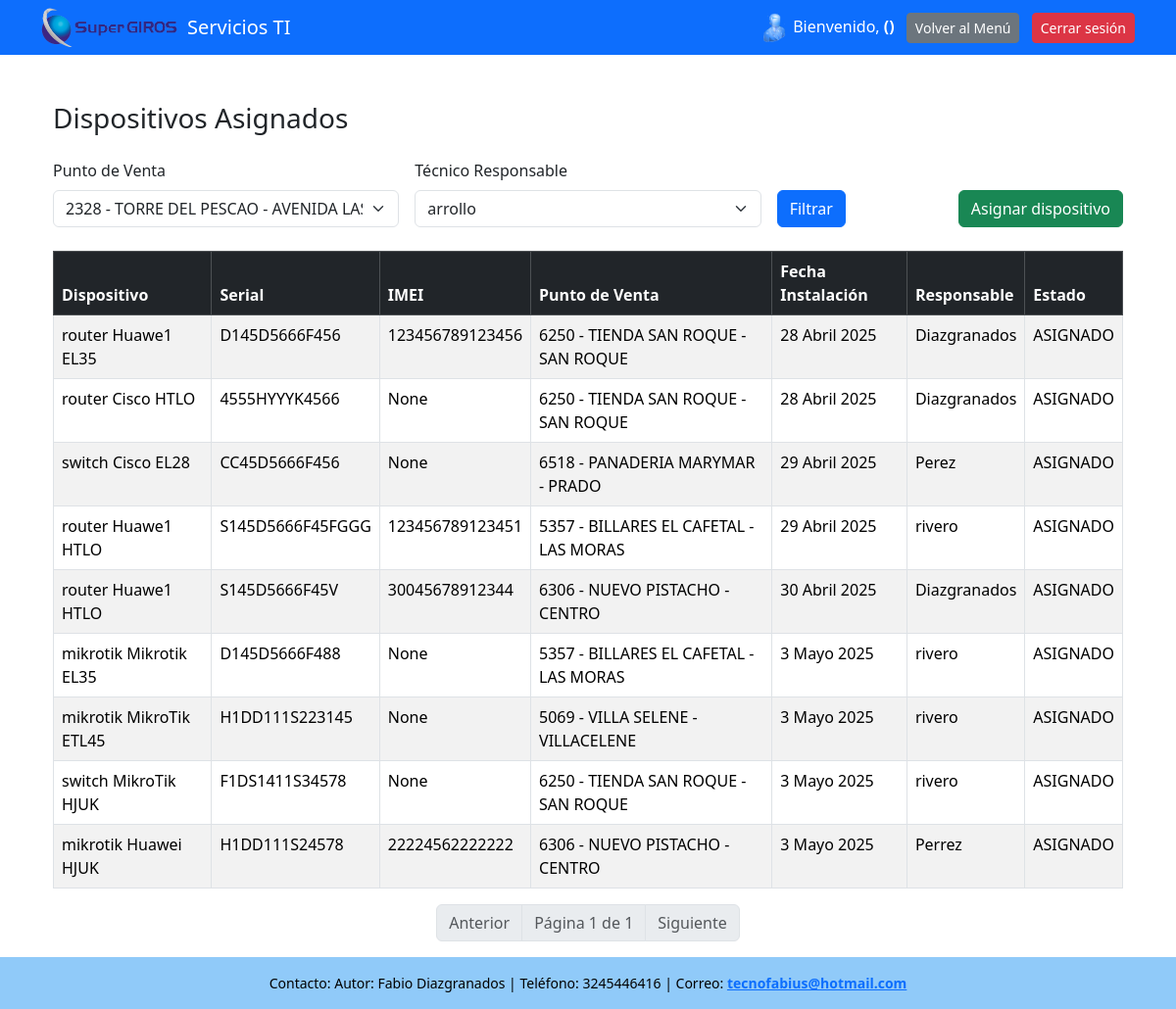
/dispositivos-asignados/ (signed in), run on the app's committed database.
### servicios_ti/models.py (models this page shows, shortened)
class DispositivoPunto(models.Model):
    ESTADO = [
        ('SIN_ASIGNAR', 'SIN_ASIGNAR'),
        ('ASIGNADO', 'ASIGNADO'),
    ]
    dispositivo = models.ForeignKey(Dispositivo, on_delete=models.CASCADE)
    punto_venta = models.ForeignKey(PuntoVenta, on_delete=models.CASCADE)
    fecha_instalacion = models.DateField()
    nombre_responsable = models.ForeignKey(
        Usuario,
        on_delete=models.CASCADE,
        limit_choices_to=Q(rol='tecnico') | Q(rol='comunicaciones') | Q(rol='administrador')
    )
    estado = models.CharField(max_length=100, choices=ESTADO,null=False)

class Dispositivo(models.Model):
    TIPOS = [
        ('router', 'Router'),
        ('mikrotik', 'Mikrotik'),
        ('switch', 'Switch'),
        ('radio', 'Radio')
    ]
    OPERADOR = [
        ('tigo', 'Tigo'),
        ('claro', 'Claro'),
        ('movistar', 'Movistar'),
        ('no', 'No')
    ]
    ESTADO = [
        ('SIN_ASIGNAR', 'SIN_ASIGNAR'),
        ('ASIGNADO', 'ASIGNADO'),
    ]
    tipo = models.CharField(max_length=100, choices=TIPOS)
    marca = models.CharField(max_length=100)
    modelo = models.CharField(max_length=100)
    serial = models.CharField(max_length=100,unique=True)
    imei = models.CharField(max_length=15, unique=True, null=True, blank=True)
    operador = models.CharField(max_length=100, choices=OPERADOR)
    numero_sincard = models.CharField(max_length=15,null=True, blank=True, unique=True)
    descripcion = models.TextField(null=True, blank=True)
    estado = models.CharField(max_length=100, choices= ESTADO)

class PuntoVenta(models.Model):
    objects = None
    MODALIDAD = [
        ('local', 'Local'),
        ('compumovil', 'Compumovil'),
    ]
    numero_punto = models.PositiveIntegerField(unique=True)
    nombre = models.CharField(max_length=255)
    direccion = models.CharField(max_length=255)
    modalidad = models.CharField(max_length=25, choices=MODALIDAD)
    rango_valor = models.PositiveIntegerField()
    zona = models.ForeignKey(Zona, on_delete=models.CASCADE)  # Relación nueva con Zona

class Usuario(models.Model):
    ROLES = [
        ('administrador', 'Administrador'),
        ('tecnico', 'Técnico'),
        ('comunicaciones', 'Comunicaciones')
    ]
    nombre_usuario= models.CharField(max_length=100)
    apellido = models.CharField(max_length=100)
    rol = models.CharField(max_length=50, choices=ROLES)
    password_usuario = models.CharField(max_length=20)
    email = models.EmailField('correo electrónico', unique=True)
    USERNAME_FIELD = 'nombre_usuario'
    REQUIRED_FIELDS = ['username', 'nombre_completo', 'rol']

### servicios_ti/views.py (the view)
# urls.py: path('dispositivos-asignados/', views.dispositivos_asignados, name='dispositivos_asignados'),
def dispositivos_asignados(request):
    if 'usuario_id' not in request.session:
        return redirect('login')
    dispositivos_asignados = DispositivoPunto.objects.select_related(
        'dispositivo', 'punto_venta', 'nombre_responsable'
    )
    punto_venta_id= request.GET.get('punto_venta') or ''
    tecnico_id  = request.GET.get('tecnico') or ''
    if punto_venta_id:
        dispositivos_asignados = dispositivos_asignados.filter(punto_venta__id=punto_venta_id)
    if tecnico_id:
        dispositivos_asignados = dispositivos_asignados.filter(nombre_responsable__id=tecnico_id)
    paginator = Paginator(dispositivos_asignados, 9)  # 9 dispositivos por página
    page_number = request.GET.get('page')
    page_obj = paginator.get_page(page_number)
    puntos_venta = PuntoVenta.objects.all()
    tecnicos = Usuario.objects.filter(rol__in=['tecnico', 'comunicaciones', 'administrador'])
    return render(request, 'dispositivos_asignados.html', {
        'page_obj': page_obj,
        'puntos_venta': puntos_venta,
        'tecnicos': tecnicos
    })

### servicios_ti/templates/dispositivos_asignados.html (shortened to what this page needs)
{% extends "base.html" %}
{% block content %}
<div class="container mt-4">
    <h3 class="mb-4">Dispositivos Asignados</h3>
   <form method="get" class="row g-3 mb-4">
    <div class="col-md-4">
        <label for="punto_venta" class="form-label">Punto de Venta</label>
        <select name="punto_venta" id="punto_venta" class="form-select">
            {% for punto in puntos_venta %}
                <option value="{{ punto.id }}" {% if request.GET.punto_venta|add:"" == punto.id|add:"" %}selected{% endif %}>
                    {{ punto.numero_punto }} - {{ punto.nombre }}
                </option>
            {% endfor %}
        </select>
    </div>
    <div class="col-md-4">
        <label for="tecnico" class="form-label">Técnico Responsable</label>
        <select name="tecnico" id="tecnico" class="form-select">
            {% for tecnico in tecnicos %}
                <option value="{{ tecnico.id }}" {% if request.GET.tecnico|add:"" == tecnico.id|add:"" %}selected{% endif %}>
                    {{ tecnico.nombre }} {{ tecnico.apellido }}
                </option>
            {% endfor %}
        </select>
    </div>
    <div class="col-md-4 d-flex align-items-end justify-content-between">
        <button type="submit" class="btn btn-primary me-2">Filtrar</button>
        <a href="{% url 'asignar_dispositivo' %}" class="btn btn-success">Asignar dispositivo</a>
    </div>
</form>
    <table class="table table-bordered table-striped">
        <thead class="table-dark">
            <tr>
                <th>Dispositivo</th>
                <th>Serial</th>
                <th>IMEI</th>
                <th>Punto de Venta</th>
                <th>Fecha Instalación</th>
                <th>Responsable</th>
                <th>Estado</th>
            </tr>
        </thead>
        <tbody>
            {% for asignado in page_obj %}
            <tr>
                <td>{{ asignado.dispositivo.tipo }} {{ asignado.dispositivo.marca }} {{ asignado.dispositivo.modelo }}</td>
                <td>{{ asignado.dispositivo.serial }}</td>
                <td>{{ asignado.dispositivo.imei }}</td>
                <td>{{ asignado.punto_venta.numero_punto }} - {{ asignado.punto_venta.nombre }}</td>
                <td>{{ asignado.fecha_instalacion }}</td>
                <td>{{ asignado.nombre_responsable.nombre }} {{ asignado.nombre_responsable.apellido }}</td>
                <td>{{ asignado.estado }}</td>
            </tr>
            {% empty %}
            <tr><td colspan="7" class="text-center">No hay dispositivos asignados con los filtros seleccionados.</td></tr>
            {% endfor %}
        </tbody>
    </table>
    <div class="d-flex justify-content-center">
        <nav>
            <ul class="pagination">
                {% if page_obj.has_previous %}
                    <li class="page-item">
                        <a class="page-link" href="?page={{ page_obj.previous_page_number }}{% if request.GET.punto_venta %}&punto_venta={{ request.GET.punto_venta }}{% endif %}{% if request.GET.tecnico %}&tecnico={{ request.GET.tecnico }}{% endif %}">Anterior</a>
                    </li>
                {% else %}
                    <li class="page-item disabled"><span class="page-link">Anterior</span></li>
                {% endif %}
                <li class="page-item disabled">
                    <span class="page-link">Página {{ page_obj.number }} de {{ page_obj.paginator.num_pages }}</span>
                </li>
                {% if page_obj.has_next %}
                    <li class="page-item">
                        <a class="page-link" href="?page={{ page_obj.next_page_number }}{% if request.GET.punto_venta %}&punto_venta={{ request.GET.punto_venta }}{% endif %}{% if request.GET.tecnico %}&tecnico={{ request.GET.tecnico }}{% endif %}">Siguiente</a>
                    </li>
                {% else %}
                    <li class="page-item disabled"><span class="page-link">Siguiente</span></li>
                {% endif %}
            </ul>
        </nav>
    </div>
</div>
{% endblock %}

### servicios_ti/templates/base.html (style rules this page uses)
html, body { height: 100%; margin: 0; }

### data on the page
DispositivoPunto: dispositivo.tipo "router", dispositivo.marca "Huawe1", dispositivo.modelo "EL35", dispositivo.serial "D145D5666F456", dispositivo.imei "123456789123456", punto_venta.numero_punto "6250", punto_venta.nombre "TIENDA SAN ROQUE - SAN ROQUE", fecha_instalacion "28 Abril 2025", nombre_responsable.apellido "Diazgranados", estado "ASIGNADO"
DispositivoPunto: dispositivo.tipo "router", dispositivo.marca "Cisco", dispositivo.modelo "HTLO", dispositivo.serial "4555HYYYK4566", dispositivo.imei "None", punto_venta.numero_punto "6250", punto_venta.nombre "TIENDA SAN ROQUE - SAN ROQUE", fecha_instalacion "28 Abril 2025", nombre_responsable.apellido "Diazgranados", estado "ASIGNADO"
DispositivoPunto: dispositivo.tipo "switch", dispositivo.marca "Cisco", dispositivo.modelo "EL28", dispositivo.serial "CC45D5666F456", dispositivo.imei "None", punto_venta.numero_punto "6518", punto_venta.nombre "PANADERIA MARYMAR - PRADO", fecha_instalacion "29 Abril 2025", nombre_responsable.apellido "Perez", estado "ASIGNADO"
DispositivoPunto: dispositivo.tipo "router", dispositivo.marca "Huawe1", dispositivo.modelo "HTLO", dispositivo.serial "S145D5666F45FGGG", dispositivo.imei "123456789123451", punto_venta.numero_punto "5357", punto_venta.nombre "BILLARES EL CAFETAL - LAS MORAS", fecha_instalacion "29 Abril 2025", nombre_responsable.apellido "rivero", estado "ASIGNADO"
DispositivoPunto: dispositivo.tipo "router", dispositivo.marca "Huawe1", dispositivo.modelo "HTLO", dispositivo.serial "S145D5666F45V", dispositivo.imei "30045678912344", punto_venta.numero_punto "6306", punto_venta.nombre "NUEVO PISTACHO - CENTRO", fecha_instalacion "30 Abril 2025", nombre_responsable.apellido "Diazgranados", estado "ASIGNADO"
DispositivoPunto: dispositivo.tipo "mikrotik", dispositivo.marca "Mikrotik", dispositivo.modelo "EL35", dispositivo.serial "D145D5666F488", dispositivo.imei "None", punto_venta.numero_punto "5357", punto_venta.nombre "BILLARES EL CAFETAL - LAS MORAS", fecha_instalacion "3 Mayo 2025", nombre_responsable.apellido "rivero", estado "ASIGNADO"
DispositivoPunto: dispositivo.tipo "mikrotik", dispositivo.marca "MikroTik", dispositivo.modelo "ETL45", dispositivo.serial "H1DD111S223145", dispositivo.imei "None", punto_venta.numero_punto "5069", punto_venta.nombre "VILLA SELENE - VILLACELENE", fecha_instalacion "3 Mayo 2025", nombre_responsable.apellido "rivero", estado "ASIGNADO"
DispositivoPunto: dispositivo.tipo "switch", dispositivo.marca "MikroTik", dispositivo.modelo "HJUK", dispositivo.serial "F1DS1411S34578", dispositivo.imei "None", punto_venta.numero_punto "6250", punto_venta.nombre "TIENDA SAN ROQUE - SAN ROQUE", fecha_instalacion "3 Mayo 2025", nombre_responsable.apellido "rivero", estado "ASIGNADO"
DispositivoPunto: dispositivo.tipo "mikrotik", dispositivo.marca "Huawei", dispositivo.modelo "HJUK", dispositivo.serial "H1DD111S24578", dispositivo.imei "22224562222222", punto_venta.numero_punto "6306", punto_venta.nombre "NUEVO PISTACHO - CENTRO", fecha_instalacion "3 Mayo 2025", nombre_responsable.apellido "Perrez", estado "ASIGNADO"

### other printed values
{{ page_obj.number }} "1"
{{ page_obj.paginator.num_pages }} "1"
form field punto_venta "2328 - TORRE DEL PESCAO - AVENIDA LAS TORRES"
form field tecnico "arrollo"
